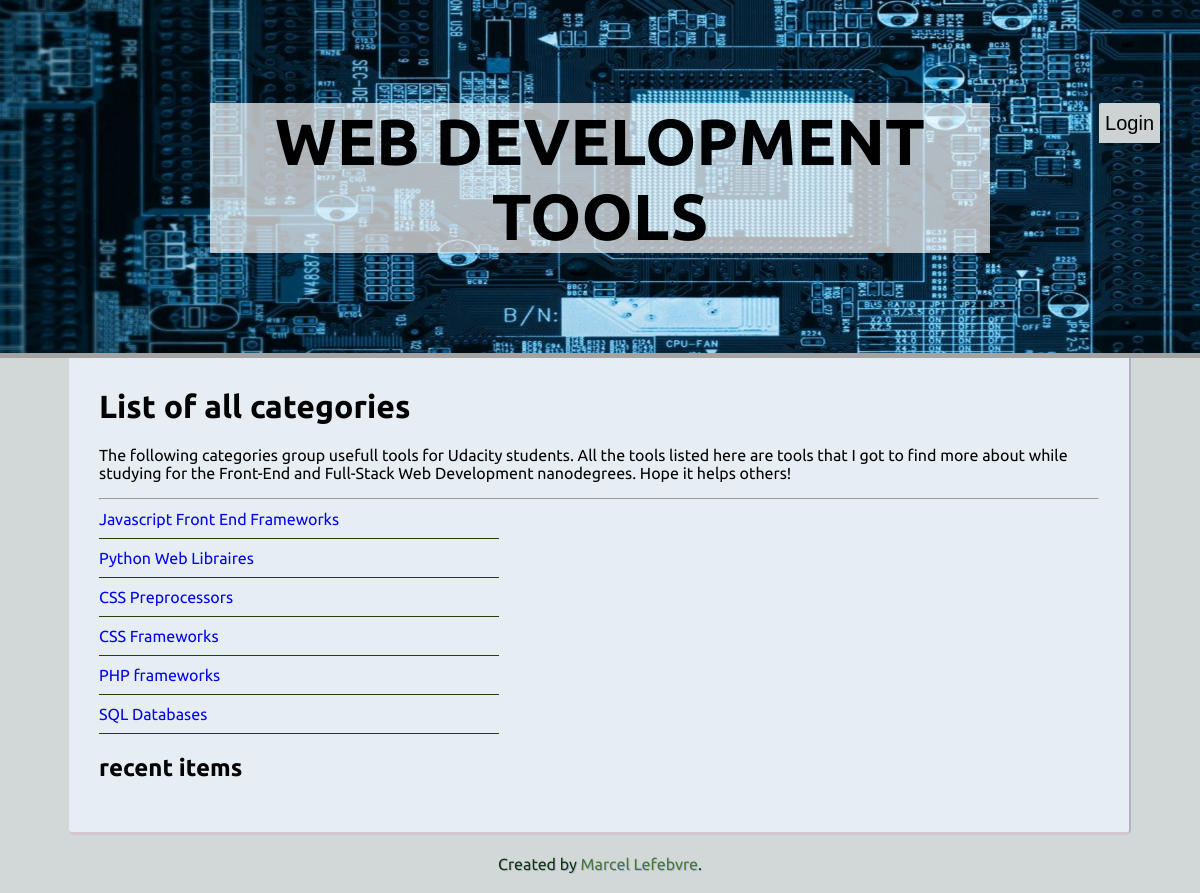
Page /categories/ on the committed database.
### db_setup.py (models this page shows, shortened)
class Category(Base):
    __tablename__ = 'category'
    name = Column (String(80), nullable = False)
    id = Column(Integer, primary_key = True)
    user_id = Column(String(250), ForeignKey('user.email'))
    user = relationship(User)

### project.py (the view)
@app.route('/')
@app.route('/categories/')
def categoryList():
    category = session.query(Category).all()
    logged_in = check_login_status();
    return render_template('index.html', category = category, logged_in = logged_in)

### project.py (called while the page is built)
def check_login_status() :
    if 'username' not in login_session:
        return False
    else :
        return True

### templates/index.html (shortened to what this page needs)
{% extends "layout.html" %}
{% block content %}
    <h1>List of all categories</h1>
    <p>The following categories group usefull tools for Udacity students. All the tools listed here are tools that I got to find more about while studying for the Front-End and Full-Stack Web Development nanodegrees. Hope it helps others!</p>
    <hr class="category-ruler">
    <div class="category-list">
        {% for cat in category %}
        <a href="{{url_for('showCategory', category_id=cat.id)}}">
        <div class="entry">
            <span class="entry-name">{{cat.name}}</span>
        </div>
        </a>
        {% endfor %}
    </div>
    <h2>recent items</h2>
{% endblock %}

### static/css/style.css (style rules this page uses)
html, body { width: 100%; height: 100%; margin: 0; padding: 0; overflow-x: hidden; }
body { font-family: 'Ubuntu', sans-serif; margin:0; padding: 0; position: relative; }
body a { text-decoration: none; }
h1 { margin-top: 0; }
.category-ruler { padding:0; margin-bottom:0; }
.entry { position: relative; max-width: 400px; padding: 10px 0; border-bottom: 1px solid #243e00; }

### rows in the picture
Category: name "Javascript Front End Frameworks"
Category: name "Python Web Libraires"
Category: name "CSS Preprocessors"
Category: name "CSS Frameworks"
Category: name "PHP frameworks"
Category: name "SQL Databases"
